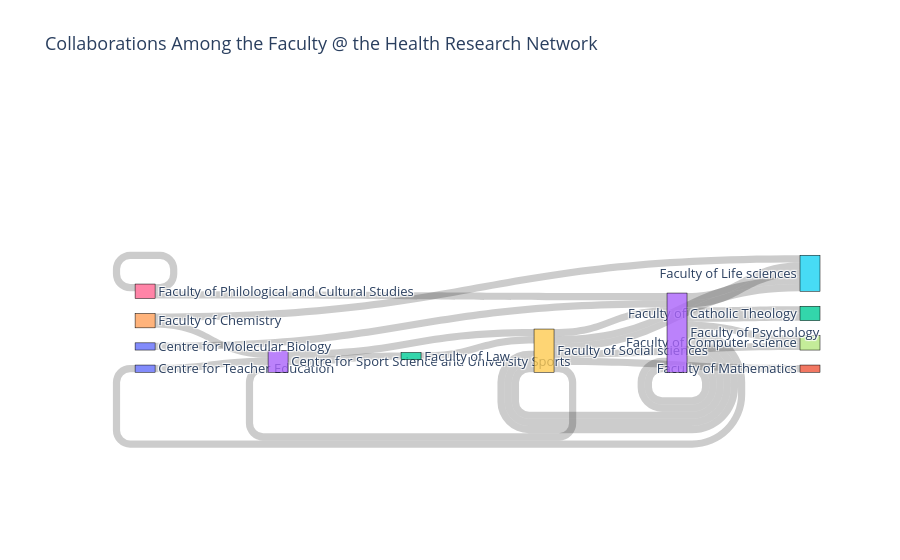

Here is the notebook cell this chart was saved with:
### Code cell
# Prepare data for Sankey diagram
faculty = df['faculty'].dropna().tolist()
collab_fac1 = df['collab_fac1'].dropna().tolist()
# collab_fac2 = df['collab_fac2'].dropna().tolist()

# Combine all nodes
all_nodes = list(set(faculty + collab_fac1))

# Create a mapping from node name to index
node_indices = {node: idx for idx, node in enumerate(all_nodes)}

# Create source and target indices for Sankey diagram
sources = [node_indices[fac] for fac in faculty if fac in node_indices]
targets1 = [node_indices[collab] for collab in collab_fac1 if collab in node_indices]
# targets2 = [node_indices[collab] for collab in collab_fac2 if collab in node_indices]

# Combine sources and targets
sources_combined = sources + sources
targets_combined = targets1

# Create the Sankey diagram
fig = go.Figure(data=[go.Sankey(
    node=dict(
        pad=15,
        thickness=20,
        line=dict(color="black", width=0.5),
        label=all_nodes
    ),
    link=dict(
        source=sources_combined,
        target=targets_combined,
        value=[1] * len(targets_combined)  # set all values to 1 for simplicity
    )
)])

fig.update_layout(title_text="Collaborations Among the Faculty @ the Health Research Network", font_size=13)
fig.show()

### Figure 1 — Plotly figure (JSON) as saved in the notebook; plotly's stock layout.template omitted (floating-point values rounded to 4 significant figures)
{"data": [{"link": {"source": [13, 13, 13, 13, 9, 3, 9, 13, 13, 13, 13, 6, 4, 6, 9, 13, 3, 4, 9, 10, 13, 12, 9, 9, 13, 0, 13, 13, 4, 9, 9, 9, 5, 3, 9, 6, 9, 5, 6, 1, 5, 3, 6, 5, 1, 9, 9, 5, 9, 8, 5, 13, 13, 13, 13, 9, 3, 9, 13, 13, 13, 13, 6, 4, 6, 9, 13, 3, 4, 9, 10, 13, 12, 9, 9, 13, 0, 13, 13, 4, 9, 9, 9, 5, 3, 9, 6, 9, 5, 6, 1, 5, 3, 6, 5, 1, 9, 9, 5, 9, 8, 5], "target": [7, 9, 5, 0, 5, 12, 3, 9, 13, 5, 9, 13, 5, 6, 5, 2, 9, 3, 7, 13, 13, 9, 13, 11, 2, 3], "value": [1, 1, 1, 1, 1, 1, 1, 1, 1, 1, 1, 1, 1, 1, 1, 1, 1, 1, 1, 1, 1, 1, 1, 1, 1, 1]}, "node": {"label": ["Centre for Teacher Education", "Faculty of Historical and Cultural Studies", "Faculty of Catholic Theology", "Centre for Sport Science and University Sports", "Faculty of Chemistry", "Faculty of Life sciences", "Faculty of Philological and Cultural Studies", "Faculty of Computer science", "Faculty of Business, Economics and Statistics", "Faculty of Social sciences", "Centre for Molecular Biology", "Faculty of Mathematics", "Faculty of Law", "Faculty of Psychology"], "line": {"color": "black", "width": 0.5}, "pad": 15, "thickness": 20}, "type": "sankey"}], "layout": {"font": {"size": 13}, "title": {"text": "Collaborations Among the Faculty @ the Health Research Network"}}}
